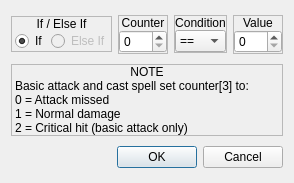
<?xml version="1.0" encoding="UTF-8"?>
<ui version="4.0">
 <class>ConfigureEvent_IfCounter</class>
 <widget class="QDialog" name="ConfigureEvent_IfCounter">
  <property name="geometry">
   <rect>
    <x>0</x>
    <y>0</y>
    <width>294</width>
    <height>183</height>
   </rect>
  </property>
  <property name="windowTitle">
   <string>If Counter</string>
  </property>
  <property name="styleSheet">
   <string notr="true">.QFrame
{
	border: 1px solid palette(text);
}

.QFrame&gt;QLabel
{
	background-color: palette(text);
	color: palette(window);
}</string>
  </property>
  <layout class="QGridLayout" name="gridLayout">
   <item row="0" column="0">
    <widget class="QFrame" name="frmVariable_3">
     <property name="sizePolicy">
      <sizepolicy hsizetype="Preferred" vsizetype="Fixed">
       <horstretch>0</horstretch>
       <verstretch>0</verstretch>
      </sizepolicy>
     </property>
     <property name="frameShape">
      <enum>QFrame::StyledPanel</enum>
     </property>
     <property name="frameShadow">
      <enum>QFrame::Raised</enum>
     </property>
     <layout class="QVBoxLayout" name="verticalLayout_5">
      <property name="spacing">
       <number>0</number>
      </property>
      <property name="leftMargin">
       <number>0</number>
      </property>
      <property name="topMargin">
       <number>0</number>
      </property>
      <property name="rightMargin">
       <number>0</number>
      </property>
      <property name="bottomMargin">
       <number>0</number>
      </property>
      <item>
       <widget class="QLabel" name="label_5">
        <property name="sizePolicy">
         <sizepolicy hsizetype="Preferred" vsizetype="Fixed">
          <horstretch>0</horstretch>
          <verstretch>0</verstretch>
         </sizepolicy>
        </property>
        <property name="text">
         <string>If / Else If</string>
        </property>
        <property name="alignment">
         <set>Qt::AlignCenter</set>
        </property>
       </widget>
      </item>
      <item>
       <widget class="QWidget" name="widget_5" native="true">
        <layout class="QHBoxLayout" name="horizontalLayout_4">
         <property name="spacing">
          <number>3</number>
         </property>
         <property name="leftMargin">
          <number>3</number>
         </property>
         <property name="topMargin">
          <number>0</number>
         </property>
         <property name="rightMargin">
          <number>0</number>
         </property>
         <property name="bottomMargin">
          <number>0</number>
         </property>
         <item>
          <widget class="QRadioButton" name="chkIf">
           <property name="text">
            <string>If</string>
           </property>
           <property name="checked">
            <bool>true</bool>
           </property>
          </widget>
         </item>
         <item>
          <widget class="QRadioButton" name="chkElseIf">
           <property name="enabled">
            <bool>false</bool>
           </property>
           <property name="text">
            <string>Else If</string>
           </property>
          </widget>
         </item>
        </layout>
       </widget>
      </item>
     </layout>
    </widget>
   </item>
   <item row="0" column="3">
    <widget class="QFrame" name="frame_8">
     <property name="sizePolicy">
      <sizepolicy hsizetype="Preferred" vsizetype="Fixed">
       <horstretch>0</horstretch>
       <verstretch>0</verstretch>
      </sizepolicy>
     </property>
     <property name="frameShape">
      <enum>QFrame::StyledPanel</enum>
     </property>
     <property name="frameShadow">
      <enum>QFrame::Raised</enum>
     </property>
     <layout class="QVBoxLayout" name="verticalLayout_22">
      <property name="spacing">
       <number>0</number>
      </property>
      <property name="leftMargin">
       <number>0</number>
      </property>
      <property name="topMargin">
       <number>0</number>
      </property>
      <property name="rightMargin">
       <number>0</number>
      </property>
      <property name="bottomMargin">
       <number>0</number>
      </property>
      <item>
       <widget class="QLabel" name="label_26">
        <property name="sizePolicy">
         <sizepolicy hsizetype="Preferred" vsizetype="Fixed">
          <horstretch>0</horstretch>
          <verstretch>0</verstretch>
         </sizepolicy>
        </property>
        <property name="text">
         <string>Value</string>
        </property>
        <property name="alignment">
         <set>Qt::AlignCenter</set>
        </property>
       </widget>
      </item>
      <item>
       <widget class="QWidget" name="widget_4" native="true">
        <layout class="QHBoxLayout" name="horizontalLayout_2">
         <property name="spacing">
          <number>0</number>
         </property>
         <property name="leftMargin">
          <number>0</number>
         </property>
         <property name="topMargin">
          <number>0</number>
         </property>
         <property name="rightMargin">
          <number>0</number>
         </property>
         <property name="bottomMargin">
          <number>0</number>
         </property>
         <item>
          <widget class="QSpinBox" name="numValue">
           <property name="maximum">
            <number>255</number>
           </property>
          </widget>
         </item>
        </layout>
       </widget>
      </item>
     </layout>
    </widget>
   </item>
   <item row="0" column="2">
    <widget class="QFrame" name="frame_5">
     <property name="sizePolicy">
      <sizepolicy hsizetype="Preferred" vsizetype="Fixed">
       <horstretch>0</horstretch>
       <verstretch>0</verstretch>
      </sizepolicy>
     </property>
     <property name="frameShape">
      <enum>QFrame::StyledPanel</enum>
     </property>
     <property name="frameShadow">
      <enum>QFrame::Raised</enum>
     </property>
     <layout class="QVBoxLayout" name="verticalLayout_19">
      <property name="spacing">
       <number>0</number>
      </property>
      <property name="leftMargin">
       <number>0</number>
      </property>
      <property name="topMargin">
       <number>0</number>
      </property>
      <property name="rightMargin">
       <number>0</number>
      </property>
      <property name="bottomMargin">
       <number>0</number>
      </property>
      <item>
       <widget class="QLabel" name="label_23">
        <property name="sizePolicy">
         <sizepolicy hsizetype="Preferred" vsizetype="Fixed">
          <horstretch>0</horstretch>
          <verstretch>0</verstretch>
         </sizepolicy>
        </property>
        <property name="text">
         <string>Condition</string>
        </property>
        <property name="alignment">
         <set>Qt::AlignCenter</set>
        </property>
       </widget>
      </item>
      <item>
       <widget class="QWidget" name="widget" native="true">
        <layout class="QHBoxLayout" name="horizontalLayout_3">
         <property name="spacing">
          <number>0</number>
         </property>
         <property name="leftMargin">
          <number>0</number>
         </property>
         <property name="topMargin">
          <number>0</number>
         </property>
         <property name="rightMargin">
          <number>0</number>
         </property>
         <property name="bottomMargin">
          <number>0</number>
         </property>
         <item>
          <widget class="QComboBox" name="optCondition">
           <item>
            <property name="text">
             <string>==</string>
            </property>
           </item>
           <item>
            <property name="text">
             <string>!=</string>
            </property>
           </item>
           <item>
            <property name="text">
             <string>&gt;</string>
            </property>
           </item>
           <item>
            <property name="text">
             <string>&gt;=</string>
            </property>
           </item>
           <item>
            <property name="text">
             <string>&lt;</string>
            </property>
           </item>
           <item>
            <property name="text">
             <string>&lt;=</string>
            </property>
           </item>
          </widget>
         </item>
        </layout>
       </widget>
      </item>
     </layout>
    </widget>
   </item>
   <item row="0" column="1">
    <widget class="QFrame" name="frame_7">
     <property name="sizePolicy">
      <sizepolicy hsizetype="Preferred" vsizetype="Fixed">
       <horstretch>0</horstretch>
       <verstretch>0</verstretch>
      </sizepolicy>
     </property>
     <property name="frameShape">
      <enum>QFrame::StyledPanel</enum>
     </property>
     <property name="frameShadow">
      <enum>QFrame::Raised</enum>
     </property>
     <layout class="QVBoxLayout" name="verticalLayout_21">
      <property name="spacing">
       <number>0</number>
      </property>
      <property name="leftMargin">
       <number>0</number>
      </property>
      <property name="topMargin">
       <number>0</number>
      </property>
      <property name="rightMargin">
       <number>0</number>
      </property>
      <property name="bottomMargin">
       <number>0</number>
      </property>
      <item>
       <widget class="QLabel" name="label_25">
        <property name="sizePolicy">
         <sizepolicy hsizetype="Preferred" vsizetype="Fixed">
          <horstretch>0</horstretch>
          <verstretch>0</verstretch>
         </sizepolicy>
        </property>
        <property name="text">
         <string>Counter</string>
        </property>
        <property name="alignment">
         <set>Qt::AlignCenter</set>
        </property>
       </widget>
      </item>
      <item>
       <widget class="QWidget" name="widget_3" native="true">
        <layout class="QHBoxLayout" name="horizontalLayout">
         <property name="spacing">
          <number>0</number>
         </property>
         <property name="leftMargin">
          <number>0</number>
         </property>
         <property name="topMargin">
          <number>0</number>
         </property>
         <property name="rightMargin">
          <number>0</number>
         </property>
         <property name="bottomMargin">
          <number>0</number>
         </property>
         <item>
          <widget class="QSpinBox" name="numCounter">
           <property name="maximum">
            <number>3</number>
           </property>
          </widget>
         </item>
        </layout>
       </widget>
      </item>
     </layout>
    </widget>
   </item>
   <item row="2" column="0" colspan="4">
    <widget class="QDialogButtonBox" name="buttonBox">
     <property name="orientation">
      <enum>Qt::Horizontal</enum>
     </property>
     <property name="standardButtons">
      <set>QDialogButtonBox::Cancel|QDialogButtonBox::Ok</set>
     </property>
    </widget>
   </item>
   <item row="1" column="0" colspan="4">
    <widget class="QFrame" name="frmVariable_4">
     <property name="sizePolicy">
      <sizepolicy hsizetype="Preferred" vsizetype="Fixed">
       <horstretch>0</horstretch>
       <verstretch>0</verstretch>
      </sizepolicy>
     </property>
     <property name="frameShape">
      <enum>QFrame::StyledPanel</enum>
     </property>
     <property name="frameShadow">
      <enum>QFrame::Raised</enum>
     </property>
     <layout class="QVBoxLayout" name="verticalLayout_6">
      <property name="spacing">
       <number>0</number>
      </property>
      <property name="leftMargin">
       <number>0</number>
      </property>
      <property name="topMargin">
       <number>0</number>
      </property>
      <property name="rightMargin">
       <number>0</number>
      </property>
      <property name="bottomMargin">
       <number>0</number>
      </property>
      <item>
       <widget class="QLabel" name="label_6">
        <property name="sizePolicy">
         <sizepolicy hsizetype="Preferred" vsizetype="Fixed">
          <horstretch>0</horstretch>
          <verstretch>0</verstretch>
         </sizepolicy>
        </property>
        <property name="text">
         <string>NOTE</string>
        </property>
        <property name="alignment">
         <set>Qt::AlignCenter</set>
        </property>
       </widget>
      </item>
      <item>
       <widget class="QWidget" name="widget_6" native="true">
        <layout class="QHBoxLayout" name="horizontalLayout_5">
         <property name="spacing">
          <number>3</number>
         </property>
         <property name="leftMargin">
          <number>3</number>
         </property>
         <property name="topMargin">
          <number>0</number>
         </property>
         <property name="rightMargin">
          <number>0</number>
         </property>
         <property name="bottomMargin">
          <number>0</number>
         </property>
         <item>
          <widget class="QLabel" name="label">
           <property name="text">
            <string>Basic attack and cast spell set counter[3] to:
0 = Attack missed
1 = Normal damage
2 = Critical hit (basic attack only)</string>
           </property>
          </widget>
         </item>
        </layout>
       </widget>
      </item>
     </layout>
    </widget>
   </item>
  </layout>
 </widget>
 <resources/>
 <connections>
  <connection>
   <sender>buttonBox</sender>
   <signal>accepted()</signal>
   <receiver>ConfigureEvent_IfCounter</receiver>
   <slot>accept()</slot>
   <hints>
    <hint type="sourcelabel">
     <x>248</x>
     <y>254</y>
    </hint>
    <hint type="destinationlabel">
     <x>157</x>
     <y>274</y>
    </hint>
   </hints>
  </connection>
  <connection>
   <sender>buttonBox</sender>
   <signal>rejected()</signal>
   <receiver>ConfigureEvent_IfCounter</receiver>
   <slot>reject()</slot>
   <hints>
    <hint type="sourcelabel">
     <x>316</x>
     <y>260</y>
    </hint>
    <hint type="destinationlabel">
     <x>286</x>
     <y>274</y>
    </hint>
   </hints>
  </connection>
 </connections>
</ui>
